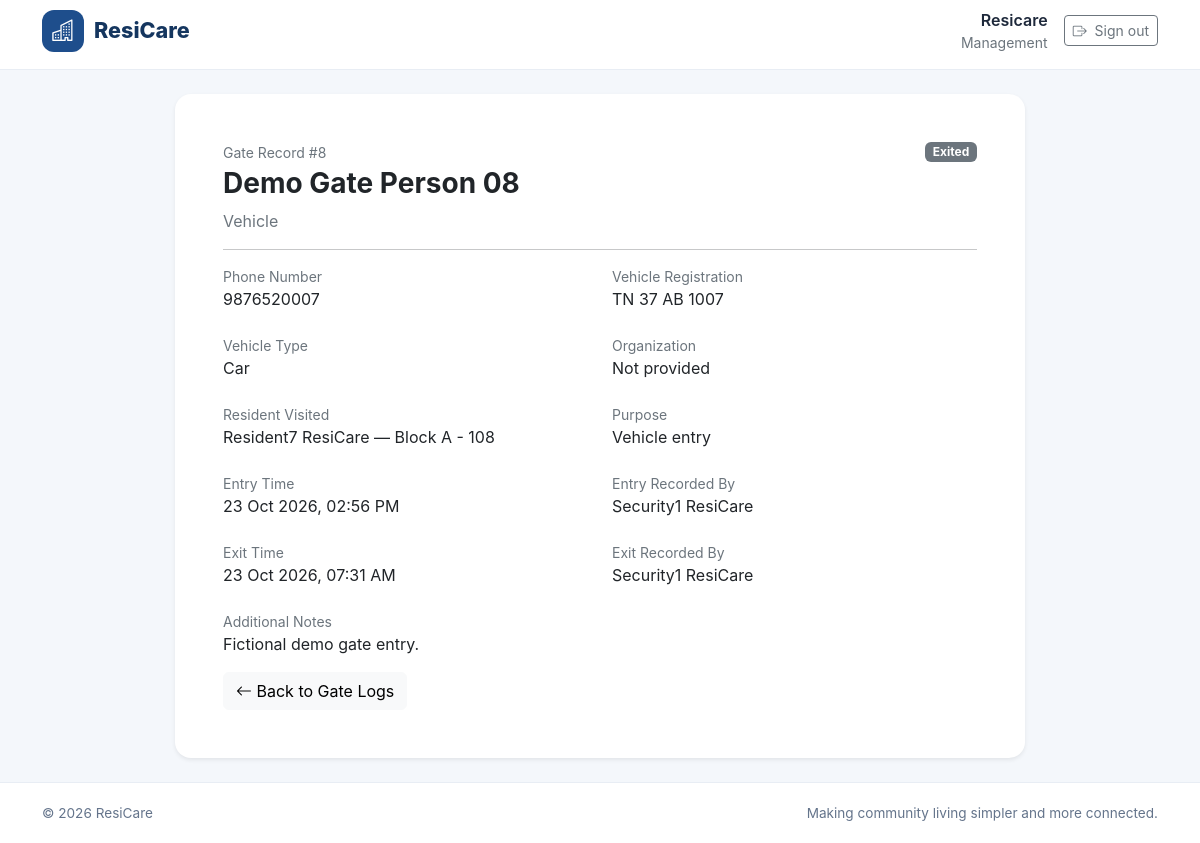
The page /community/gate-logs/8/ (signed in) on the database its author committed.
### accounts/models.py (models this page shows, shortened)
class User(AbstractUser):
    class Role(models.TextChoices):
        RESIDENT = "RESIDENT", "Resident"
        SECURITY = "SECURITY", "Security"
        MANAGEMENT = "MANAGEMENT", "Management"
    role = models.CharField(
        max_length=20,
        choices=Role.choices,
        default=Role.RESIDENT,
    )
    phone_number = models.CharField(
        max_length=15,
        blank=True,
    )

### community_hub/models.py (models this page shows, shortened)
class GateEntry(models.Model):
    class EntryType(models.TextChoices):
        VEHICLE = "VEHICLE", "Vehicle"
        VISITOR = "VISITOR", "Visitor"
        SERVICE_PERSON = "SERVICE_PERSON", "Service Personnel"
    class Status(models.TextChoices):
        INSIDE = "INSIDE", "Currently Inside"
        EXITED = "EXITED", "Exited"
    entry_type = models.CharField(
        max_length=20,
        choices=EntryType.choices,
    )
    person_name = models.CharField(max_length=150)
    phone_number = models.CharField(max_length=20, blank=True)
    vehicle_number = models.CharField(max_length=30, blank=True)
    vehicle_type = models.CharField(max_length=80, blank=True)
    organization = models.CharField(
        max_length=150,
        blank=True,
        help_text="Company or service provider, if applicable.",
    )
    purpose = models.CharField(max_length=250)
    resident = models.ForeignKey(
        "residents.ResidentProfile",
        on_delete=models.SET_NULL,
        null=True,
        blank=True,
        related_name="gate_entries",
    )
    status = models.CharField(
        max_length=10,
        choices=Status.choices,
        default=Status.INSIDE,
    )
    entry_time = models.DateTimeField(auto_now_add=True)
    exit_time = models.DateTimeField(null=True, blank=True)
    recorded_by = models.ForeignKey(
        "accounts.User",
        on_delete=models.SET_NULL,
        null=True,
        related_name="gate_entries_recorded",
    )
    exit_recorded_by = models.ForeignKey(
        "accounts.User",
        on_delete=models.SET_NULL,
        null=True,
        blank=True,
        related_name="gate_exits_recorded",
    )
    notes = models.TextField(blank=True)
    class Meta:
        ordering = ["-entry_time"]
        verbose_name = "Gate Entry"
        verbose_name_plural = "Gate Entries"

### residents/models.py (models this page shows, shortened)
class ResidentProfile(models.Model):
    class ResidentType(models.TextChoices):
        OWNER = "OWNER", "Owner"
        TENANT = "TENANT", "Tenant"
        FAMILY_MEMBER = "FAMILY_MEMBER", "Family Member"
    user = models.OneToOneField(
        settings.AUTH_USER_MODEL,
        on_delete=models.CASCADE,
        related_name="resident_profile",
    )
    apartment = models.ForeignKey(
        Apartment,
        on_delete=models.PROTECT,
        related_name="resident_profiles",
        null=True,
        blank=True,
    )
    resident_type = models.CharField(
        max_length=20,
        choices=ResidentType.choices,
        default=ResidentType.OWNER,
    )
    move_in_date = models.DateField(null=True, blank=True)
    emergency_contact_name = models.CharField(max_length=100, blank=True)
    emergency_contact_phone = models.CharField(max_length=15, blank=True)
    created_at = models.DateTimeField(auto_now_add=True)
    updated_at = models.DateTimeField(auto_now=True)
    class Meta:
        ordering = ["user__last_name", "user__first_name"]

class Apartment(models.Model):
    building_name = models.CharField(max_length=100, default="Main Building")
    unit_number = models.CharField(max_length=20)
    floor_number = models.PositiveIntegerField(default=0)
    bedrooms = models.PositiveSmallIntegerField(default=1)
    area_sqft = models.PositiveIntegerField(
        null=True,
        blank=True,
        validators=[MinValueValidator(1)],
    )
    monthly_maintenance = models.DecimalField(
        max_digits=10,
        decimal_places=2,
        default=0,
        validators=[MinValueValidator(0)],
    )
    is_active = models.BooleanField(default=True)
    created_at = models.DateTimeField(auto_now_add=True)
    updated_at = models.DateTimeField(auto_now=True)
    class Meta:
        ordering = ["building_name", "unit_number"]
        constraints = [
            models.UniqueConstraint(
                fields=["building_name", "unit_number"],
                name="unique_apartment_unit_per_building",
            )
        ]
    def __str__(self):
        return f"{self.building_name} - {self.unit_number}"

### community_hub/views.py (the view, shortened to what this page needs)
@login_required
def gate_entry_detail(request, entry_id):
    if request.user.role not in {"SECURITY", "MANAGEMENT"}:
        raise PermissionDenied
    entry = get_object_or_404(
        GateEntry.objects.select_related(
            "resident__user",
            "resident__apartment",
            "recorded_by",
            "exit_recorded_by",
        ),
        pk=entry_id,
    )
    return render(request, "community/gate_entry_detail.html", {
        "entry": entry,
    })

### templates/community/gate_entry_detail.html (shortened to what this page needs)
{% extends "base.html" %}
{% block content %}
<div class="container py-4">
    <div class="card border-0 shadow-sm rounded-4 mx-auto" style="max-width: 850px;">
        <div class="card-body p-4 p-md-5">
            <div class="d-flex flex-wrap justify-content-between align-items-start gap-3">
                <div>
                    <p class="text-secondary small mb-1">Gate Record #{{ entry.pk }}</p>
                    <h1 class="h3 fw-bold">{{ entry.person_name }}</h1>
                    <p class="text-secondary mb-0">{{ entry.get_entry_type_display }}</p>
                </div>
                {% if entry.status == "INSIDE" %}
                <span class="badge text-bg-success">Currently Inside</span>
                {% else %}
                <span class="badge text-bg-secondary">Exited</span>
                {% endif %}
            </div>
            <hr>
            <div class="row g-4">
                <div class="col-md-6">
                    <div class="text-secondary small">Phone Number</div>
                    <div>{{ entry.phone_number|default:"Not provided" }}</div>
                </div>
                <div class="col-md-6">
                    <div class="text-secondary small">Vehicle Registration</div>
                    <div>{{ entry.vehicle_number|default:"Not applicable" }}</div>
                </div>
                <div class="col-md-6">
                    <div class="text-secondary small">Vehicle Type</div>
                    <div>{{ entry.vehicle_type|default:"Not provided" }}</div>
                </div>
                <div class="col-md-6">
                    <div class="text-secondary small">Organization</div>
                    <div>{{ entry.organization|default:"Not provided" }}</div>
                </div>
                <div class="col-md-6">
                    <div class="text-secondary small">Resident Visited</div>
                    <div>
                        {% if entry.resident %}
                            {{ entry.resident.user.get_full_name|default:entry.resident.user.username }}
                            {% if entry.resident.apartment %}
                                — {{ entry.resident.apartment }}
                            {% endif %}
                        {% else %}
                            Not specified
                        {% endif %}
                    </div>
                </div>
                <div class="col-md-6">
                    <div class="text-secondary small">Purpose</div>
                    <div>{{ entry.purpose }}</div>
                </div>
                <div class="col-md-6">
                    <div class="text-secondary small">Entry Time</div>
                    <div>{{ entry.entry_time|date:"d M Y, h:i A" }}</div>
                </div>
                <div class="col-md-6">
                    <div class="text-secondary small">Entry Recorded By</div>
                    <div>
                        {% if entry.recorded_by %}
                            {{ entry.recorded_by.get_full_name|default:entry.recorded_by.username }}
                        {% else %}
                            Not available
                        {% endif %}
                    </div>
                </div>
                <div class="col-md-6">
                    <div class="text-secondary small">Exit Time</div>
                    <div>
                        {% if entry.exit_time %}
                            {{ entry.exit_time|date:"d M Y, h:i A" }}
                        {% else %}
                            Not recorded
                        {% endif %}
                    </div>
                </div>
                <div class="col-md-6">
                    <div class="text-secondary small">Exit Recorded By</div>
                    <div>
                        {% if entry.exit_recorded_by %}
                            {{ entry.exit_recorded_by.get_full_name|default:entry.exit_recorded_by.username }}
                        {% else %}
                            Not recorded
                        {% endif %}
                    </div>
                </div>
                <div class="col-12">
                    <div class="text-secondary small">Additional Notes</div>
                    <div>{{ entry.notes|default:"No additional notes."|linebreaksbr }}</div>
                </div>
            </div>
            <a href="{% url 'community:gate_logs' %}" class="btn btn-light mt-3">
                <i class="bi bi-arrow-left"></i> Back to Gate Logs
            </a>
        </div>
    </div>
</div>
{% endblock %}

### templates/base.html (shortened to what this page needs)
{% load static %}
<!DOCTYPE html>
<html lang="en">
<head>
    <link href="https://cdn.jsdelivr.net/npm/bootstrap@5.3.3/dist/css/bootstrap.min.css"
          rel="stylesheet">
    <link href="https://cdn.jsdelivr.net/npm/bootstrap-icons@1.11.3/font/bootstrap-icons.min.css"
          rel="stylesheet">
</head>
<body>
    <header class="rc-navbar">
        <nav class="container h-100 d-flex align-items-center justify-content-between py-2">
            <a href="{% if user.is_authenticated %}{% url 'dashboard' %}{% else %}{% url 'login' %}{% endif %}"
               class="rc-brand">
                <span class="rc-brand-icon">
                    <i class="bi bi-buildings"></i>
                </span>
                <span>ResiCare</span>
            </a>
            {% if user.is_authenticated %}
                <div class="d-flex align-items-center gap-3">
                    <div class="d-none d-sm-block text-end">
                        <div class="fw-semibold">{{ user.get_full_name|default:user.username }}</div>
                        <div class="small text-secondary">{{ user.get_role_display }}</div>
                    </div>
                    <form method="post" action="{% url 'logout' %}" class="m-0">
                        <button type="submit" class="btn btn-outline-secondary btn-sm">
                            <i class="bi bi-box-arrow-right me-1"></i>
                            Sign out
                        </button>
                    </form>
                </div>
            {% endif %}
        </nav>
    </header>
    <main class="rc-main">
        {% block content %}{% endblock %}
    </main>
    <footer class="rc-footer">
        <div class="container d-flex flex-column flex-sm-row justify-content-between gap-2">
            <span>&copy; {% now "Y" %} ResiCare</span>
            <span>Making community living simpler and more connected.</span>
        </div>
    </footer>
</body>
</html>

### templates/base.html (style rules this page uses)
:root { --rc-primary: #1e4e8c; --rc-primary-dark: #15365f; --rc-background: #f4f7fb; --rc-text: #1e293b; --rc-muted: #64748b; }
* { box-sizing: border-box; }
body { margin: 0; font-family: Inter, "Segoe UI", Arial, sans-serif; color: var(--rc-text); background: var(--rc-background); }
.rc-navbar { min-height: 70px; background: #fff; border-bottom: 1px solid #e8edf4; }
.rc-brand { display: inline-flex; align-items: center; gap: 10px; color: var(--rc-primary-dark); font-size: 1.35rem; font-weight: 800; text-decoration: none; }
.rc-brand-icon { display: inline-flex; align-items: center; justify-content: center; width: 42px; height: 42px; color: #fff; background: var(--rc-primary); border-radius: 12px; }
.rc-main { min-height: calc(100vh - 130px); }
.rc-footer { padding: 20px 0; color: var(--rc-muted); background: #fff; border-top: 1px solid #e8edf4; font-size: .85rem; }

### rows shown on the page
User: get_full_name "Resicare", role "Management"
GateEntry: pk "8", person_name "Demo Gate Person 08", entry_type "Vehicle", phone_number "9876520007", vehicle_number "TN 37 AB 1007", vehicle_type "Car", organization "Not provided", resident.user.get_full_name "Resident7 ResiCare", resident.apartment "Block A - 108", purpose "Vehicle entry", entry_time "23 Oct 2026, 02:56 PM", recorded_by.get_full_name "Security1 ResiCare", exit_time "23 Oct 2026, 07:31 AM", exit_recorded_by.get_full_name "Security1 ResiCare", notes "Fictional demo gate entry."
